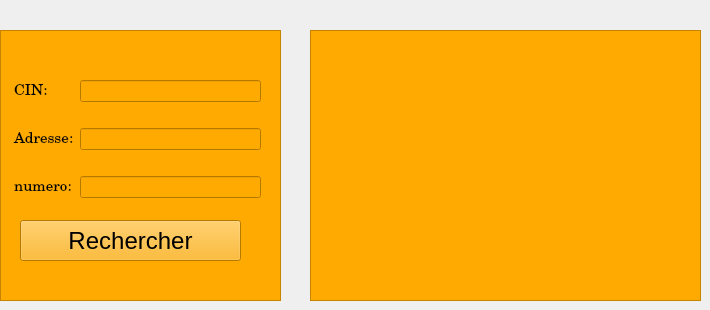
      <widget class="QWidget" name="tab_6">
       <attribute name="title">
        <string>Recherche</string>
       </attribute>
       <widget class="QFrame" name="frame_9">
        <property name="geometry">
         <rect>
          <x>0</x>
          <y>30</y>
          <width>281</width>
          <height>271</height>
         </rect>
        </property>
        <property name="styleSheet">
         <string notr="true">background-color: rgb(255, 170, 0);</string>
        </property>
        <property name="frameShape">
         <enum>QFrame::StyledPanel</enum>
        </property>
        <property name="frameShadow">
         <enum>QFrame::Raised</enum>
        </property>
        <widget class="QWidget" name="gridLayoutWidget_5">
         <property name="geometry">
          <rect>
           <x>10</x>
           <y>30</y>
           <width>251</width>
           <height>161</height>
          </rect>
         </property>
         <layout class="QGridLayout" name="gridLayout_5">
          <item row="0" column="0">
           <widget class="QLabel" name="label_17">
            <property name="font">
             <font>
              <family>Century</family>
              <pointsize>11</pointsize>
             </font>
            </property>
            <property name="focusPolicy">
             <enum>Qt::NoFocus</enum>
            </property>
            <property name="contextMenuPolicy">
             <enum>Qt::NoContextMenu</enum>
            </property>
            <property name="text">
             <string> CIN:</string>
            </property>
           </widget>
          </item>
          <item row="0" column="1">
           <widget class="QLineEdit" name="lineEdit_3"/>
          </item>
          <item row="2" column="0">
           <widget class="QLabel" name="label_23">
            <property name="font">
             <font>
              <family>Century</family>
              <pointsize>11</pointsize>
             </font>
            </property>
            <property name="text">
             <string> numero:</string>
            </property>
           </widget>
          </item>
          <item row="1" column="1">
           <widget class="QLineEdit" name="lineEdit_4"/>
          </item>
          <item row="1" column="0">
           <widget class="QLabel" name="label_22">
            <property name="font">
             <font>
              <family>Century</family>
              <pointsize>11</pointsize>
             </font>
            </property>
            <property name="text">
             <string> Adresse:</string>
            </property>
           </widget>
          </item>
          <item row="2" column="1">
           <widget class="QLineEdit" name="lineEdit_5"/>
          </item>
         </layout>
        </widget>
        <widget class="QPushButton" name="pushButton_5">
         <property name="enabled">
          <bool>true</bool>
         </property>
         <property name="geometry">
          <rect>
           <x>20</x>
           <y>190</y>
           <width>221</width>
           <height>41</height>
          </rect>
         </property>
         <property name="font">
          <font>
           <family>MS Shell Dlg 2</family>
           <pointsize>18</pointsize>
           <weight>50</weight>
           <bold>false</bold>
          </font>
         </property>
         <property name="acceptDrops">
          <bool>false</bool>
         </property>
         <property name="styleSheet">
          <string notr="true"/>
         </property>
         <property name="text">
          <string>Rechercher</string>
         </property>
        </widget>
       </widget>
       <widget class="QListView" name="listView3">
        <property name="geometry">
         <rect>
          <x>310</x>
          <y>30</y>
          <width>391</width>
          <height>271</height>
         </rect>
        </property>
        <property name="styleSheet">
         <string notr="true">background-color: rgb(255, 170, 0);</string>
        </property>
       </widget>
      </widget>
